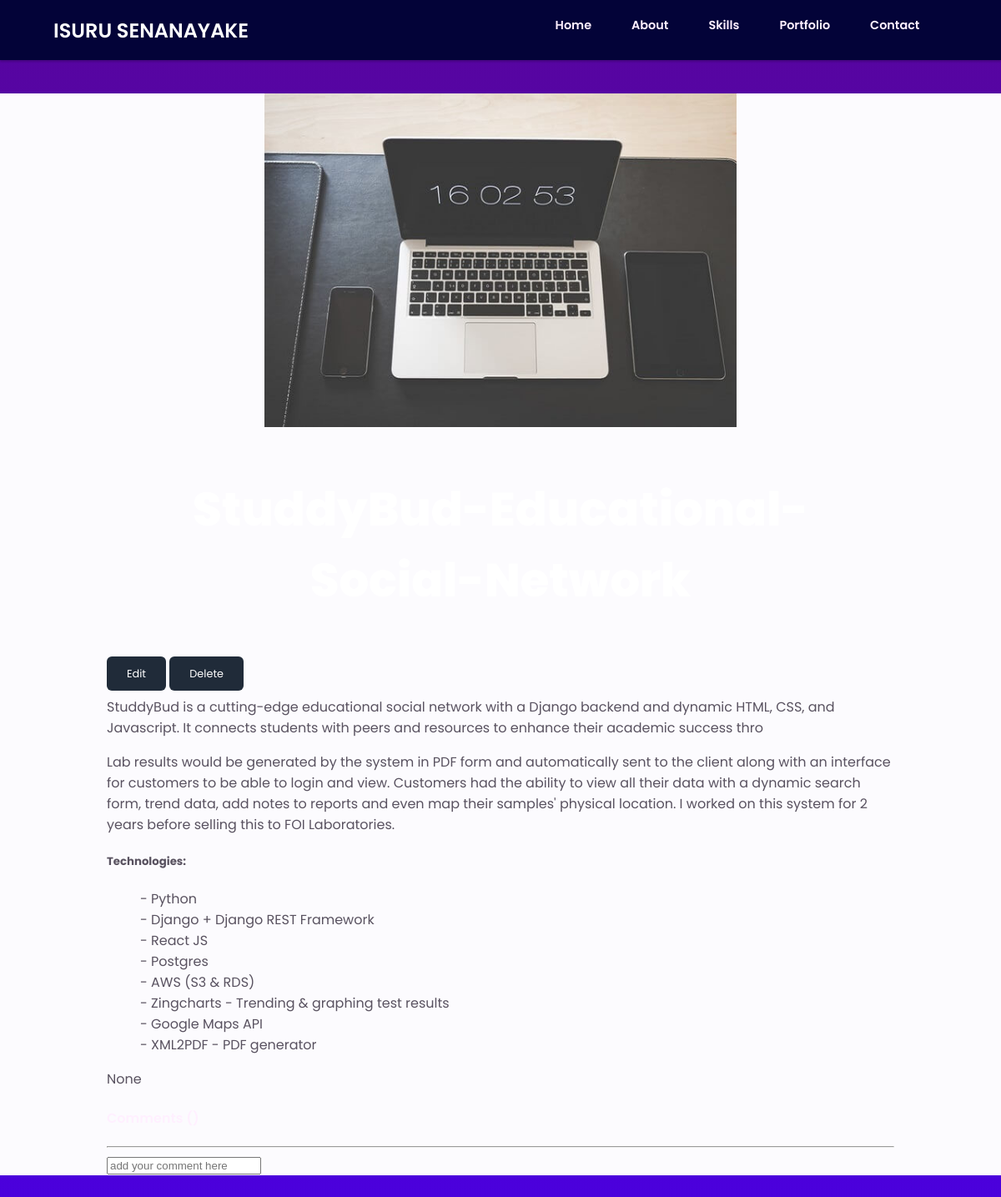
The app's page /project_page/2/, older data.
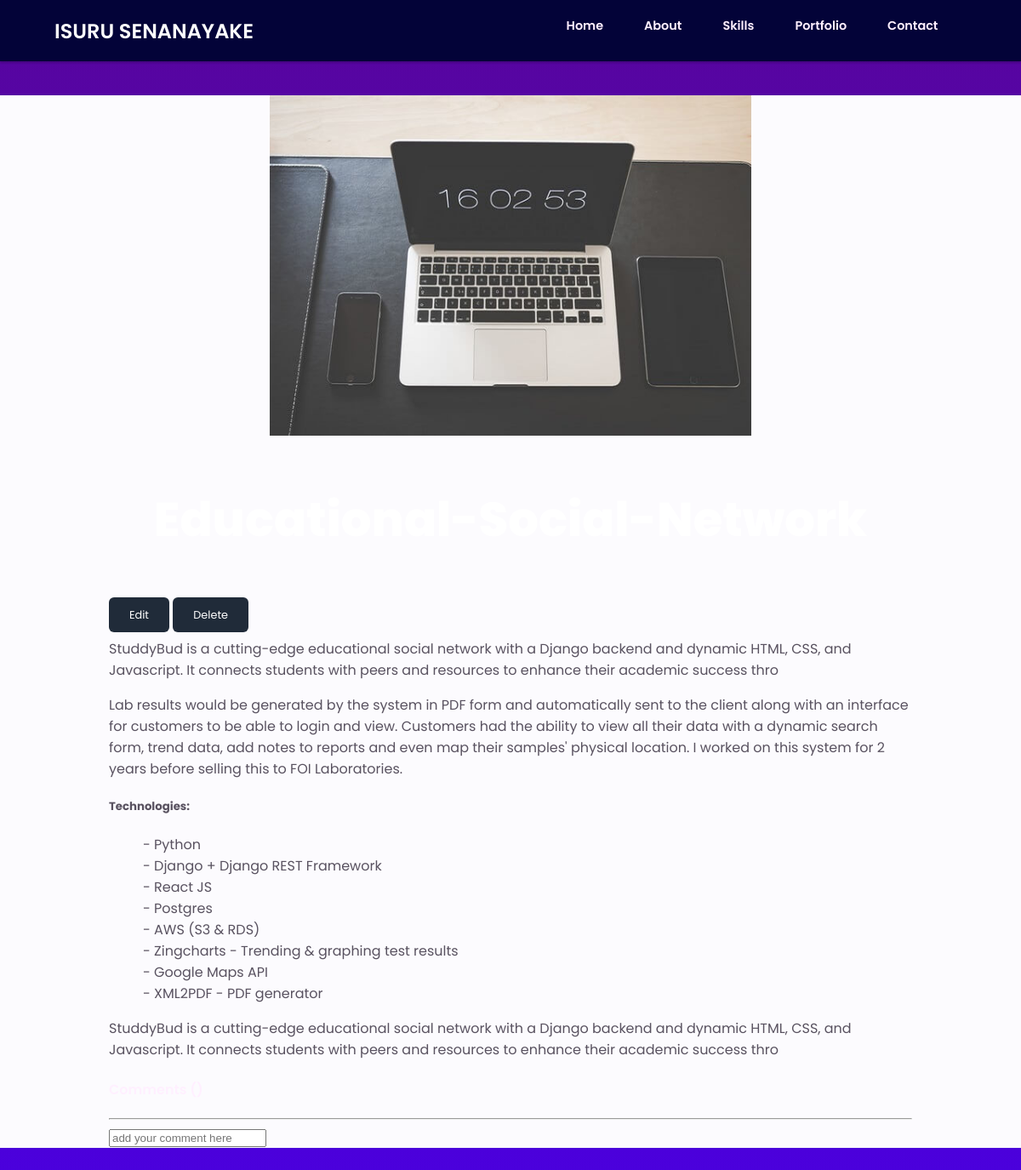
The same page, newer data.
### portfolio/models.py (models this page shows, shortened)
class Projects(models.Model):
    title = models.CharField(max_length=200)
    thumbnail = models.ImageField(null=True,blank=True)
    body = models.CharField(max_length=200,null=True)
    project_description = RichTextField(null=True)
    created = models.DateTimeField(auto_now_add=True)
    github_link = models.URLField(null=True,blank=True)
    def imageURL(self):
        try:
            url = self.thumbnail.url
        except:
            url = ""
        return url

### portfolio/views.py (the view)
# urls.py: path('project_page/<str:pk>/', views.project_page, name="project-page"),
def project_page(request, pk):
    project = Projects.objects.get(id=pk)
    context = {"project": project}
    return render(request, "project_page.html", context)

### templates/project_page.html (shortened to what this page needs)
{% extends "main.html" %}
{% load static %}
{% block content %}
    <div class="project-page-container">
        <div class="project-img-container">
            <img id="project-img" src="{{ project.imageURL }}">
        </div>
        <h3 class="section-title">{{ project.title }}</h3>
        <a class="button-1" href="{% url "edit-project" project.id %}">Edit</a>
        <a class="button-1" href="{% url "delete-project" project.id %}">Delete</a>
        <p>{{ project.body|safe }}</p>
        <p class=""> Lab results would be generated by the system in PDF form and automatically sent to the client along
            with an
            interface for customers to be able to login and view.
            Customers had the ability to view all their data with a dynamic search form, trend data, add notes to
            reports and even map their samples' physical location.
            I worked on this system for 2 years before selling this to FOI Laboratories.</p>
        <h5>Technologies:</h5>
        <ul>
            <li>- Python</li>
            <li>- Django + Django REST Framework</li>
            <li>- React JS</li>
            <li>- Postgres</li>
            <li>- AWS (S3 & RDS)</li>
            <li>- Zingcharts - Trending & graphing test results</li>
            <li>- Google Maps API</li>
            <li>- XML2PDF - PDF generator</li>
        </ul>
       <p>{{ project.project_description|safe }}</p>
        <div class="comment-container">
            <h4>Comments ({{ comment_count }})</h4>
            <hr/>
            <div class="card">
                <div class="card">
                    <div class="card-body">
                        <form method="POST" action="">
                            <input type="text" name="message" placeholder="add your comment here"
                                   class="form-control bg-primary-subtle">
                        </form>
                    </div>
                </div>
            </div>
        </div>
    </div>
{% endblock %}

Row changes from the older to the newer data that the page shows:
changed Projects: project_description "None" → "StuddyBud is a cutting-edge educational social network with a Django backend and dynamic HTML, CSS, and Javascript. It connects students with peers and resources to enhance their academic success thro"
